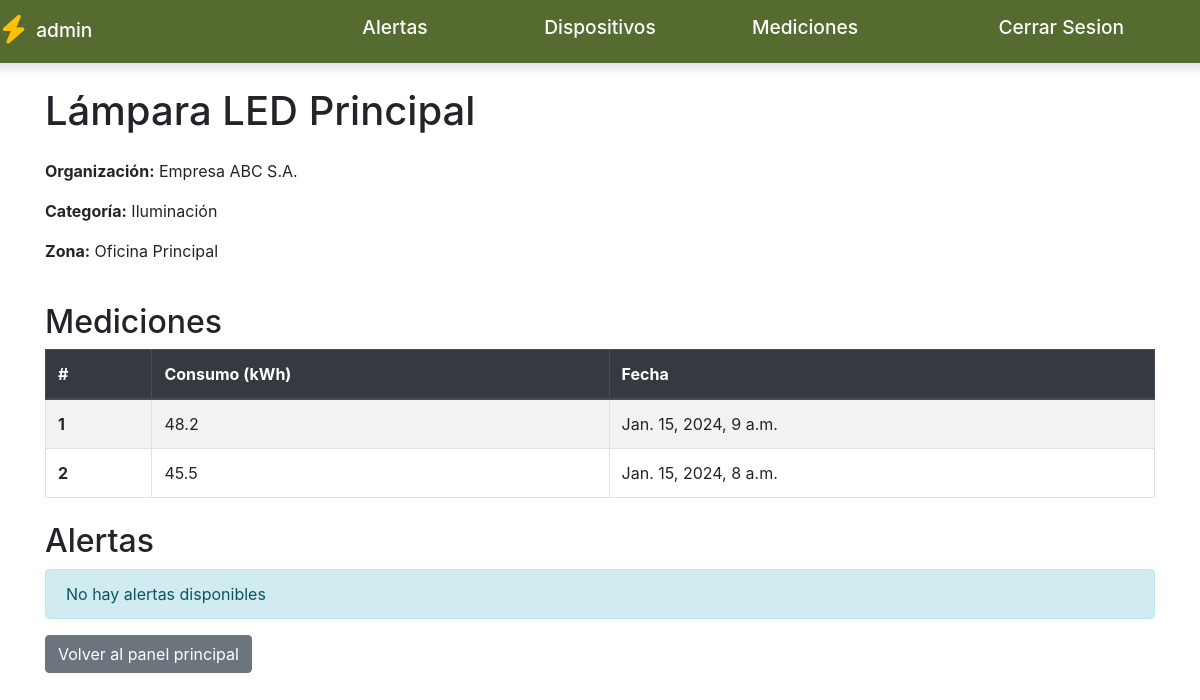
Screenshot of /device/1/ (signed in) with the database file from the repository.
### dispositivos/models.py (models this page shows, shortened)
class BaseModel(models.Model):
    STATES = [
        ("ACTIVE", "Active"),
        ("INACTIVE", "Inactive"),
    ]
    state = models.CharField(
        max_length=10,
        choices=STATES,
        default="ACTIVE",
        db_index=True,
        help_text="Estado del registro"
    )
    created_at = models.DateTimeField(
        auto_now_add=True,
        db_index=True,
        help_text="Fecha de creación"
    )
    updated_at = models.DateTimeField(
        auto_now=True,
        help_text="Fecha de última actualización"
    )
    deleted_at = models.DateTimeField(
        null=True,
        blank=True,
        help_text="Fecha de borrado lógico"
    )
    class Meta:
        abstract = True  # no crea tabla, solo se hereda

class Device(BaseModel):
    name = models.CharField(
        max_length=100,
        db_index=True,
        help_text="Nombre del dispositivo"
    )
    category = models.ForeignKey(
        Category,
        on_delete=models.CASCADE,
        related_name='devices',
        help_text="Categoría del dispositivo"
    )
    zone = models.ForeignKey(
        Zone,
        on_delete=models.CASCADE,
        related_name='devices',
        help_text="Zona donde está ubicado el dispositivo"
    )
    max_usage = models.PositiveIntegerField(
        validators=[MinValueValidator(1), MaxValueValidator(10000)],
        help_text="Consumo máximo en watts"
    )
    organization = models.ForeignKey(
        Organization,
        on_delete=models.CASCADE,
        related_name='devices',
        help_text="Organización propietaria del dispositivo"
    )
    class Meta:
        verbose_name = "Device"
        verbose_name_plural = "Devices"
        ordering = ['name']
        unique_together = ['name', 'organization']

class Organization(BaseModel):
    name = models.CharField(
        max_length=100,
        unique=True,
        db_index=True,
        help_text="Nombre de la organización"
    )
    email = models.EmailField(
        max_length=100,
        unique=True,
        db_index=True,
        help_text="Email de contacto de la organización"
    )
    class Meta:
        verbose_name = "Organization"
        verbose_name_plural = "Organizations"
        ordering = ['name']

class Category(BaseModel):
    name = models.CharField(
        max_length=100,
        unique=True,
        db_index=True,
        help_text="Nombre de la categoría"
    )
    class Meta:
        verbose_name = "Category"
        verbose_name_plural = "Categories"
        ordering = ['name']

class Zone(BaseModel):
    name = models.CharField(
        max_length=100,
        unique=True,
        db_index=True,
        help_text="Nombre de la zona"
    )
    class Meta:
        verbose_name = "Zone"
        verbose_name_plural = "Zones"
        ordering = ['name']
    def __str__(self):
        return self.name

class Measurement(BaseModel):
    device = models.ForeignKey(
        Device,
        on_delete=models.CASCADE,
        related_name='measurements',
        help_text="Dispositivo que generó la medición"
    )
    date = models.DateTimeField(
        auto_now_add=True,
        db_index=True,
        help_text="Fecha y hora de la medición"
    )
    usage = models.FloatField(
        validators=[MinValueValidator(0.0), MaxValueValidator(10000.0)],
        help_text="Consumo en KWh"
    )
    class Meta:
        verbose_name = "Measurement"
        verbose_name_plural = "Measurements"
        ordering = ['-date']
        indexes = [
            models.Index(fields=['device', '-date']),
            models.Index(fields=['-date']),
        ]

### dispositivos/views.py (the view)
# urls.py: path("device/<int:device_id>/",device,name="device"),
def device(request,device_id):
    empresa = request.session.get("empresa")
    device = Device.objects.get(id=device_id)
    measurements = Measurement.objects.filter(device=device).order_by('-date')
    alerts = Alert.objects.filter(device=device)
    zone = Zone.objects.get(id=device.zone.id)
    return render(request,"dispositivos/device.html",{"device":device,'empresa':empresa,"measurements":measurements,"alerts":alerts,"zone":zone.name})

### dispositivos/templates/dispositivos/device.html (shortened to what this page needs)
<!DOCTYPE html>
<html lang="en">
<head>
    <link rel="stylesheet" href="https://cdn.jsdelivr.net/npm/bootstrap@4.5.3/dist/css/bootstrap.min.css"
>
    <link rel="stylesheet" href="https://cdnjs.cloudflare.com/ajax/libs/font-awesome/6.4.0/css/all.min.css">
</head>
<body>
    <div class="row banner">
        <div class="col-3 bg-musgo text-white p-3">
            <div class="logo-container">
                <i class="fas fa-bolt text-warning" style="font-size: 1.8rem;"></i>
                <h2 class="menu-text m-0"><a href="{% url 'panel' %}" class="text-white text-decoration-none">{{empresa}}</a></h2>
            </div>
        </div>
        <div class="col-2 bg-musgo text-white text-center p-3">
            <h2 class="menu-text"><a href="{% url 'alerts_list' %}" class="text-white text-decoration-none">Alertas</a></h2>
        </div>
        <div class="col-2 bg-musgo text-white text-center p-3">
            <h2 class="menu-text"><a href="{% url 'devices_list' %}" class="text-white text-decoration-none">Dispositivos</a></h2>
        </div>
        <div class="col-2 bg-musgo text-white text-center p-3">
            <h2 class="menu-text"><a href="{% url 'measurements_list' %}" class="text-white text-decoration-none">Mediciones</a></h2>
        </div>
        <div class="col-3 bg-musgo text-white text-center p-3">
            <h2 class="menu-text"><a href="{% url 'iniciarSesion' %}" class="text-white text-decoration-none">Cerrar Sesion</a></h2>
        </div>
    </div>
    <div class="container mt-4">
        <h1 class="mb-4">{{ device.name }}</h1>
        <div class="row mb-4">
            <div class="col-md-6">
                <p><strong>Organización:</strong> {{ device.organization.name }}</p>
                <p><strong>Categoría:</strong> {{ device.category.name }}</p>
                <p><strong>Zona:</strong> {{ device.zone }}</p>
            </div>
        </div>
        <h2>Mediciones</h2>
        {% if measurements %}
        <table class="table table-striped table-bordered mb-4">
            <thead class="thead-dark">
                <tr>
                    <th scope="col">#</th>
                    <th scope="col">Consumo (kWh)</th>
                    <th scope="col">Fecha</th>
                </tr>
            </thead>
            <tbody>
                {% for m in measurements %}
                <tr>
                    <th scope="row">{{ forloop.counter }}</th>
                    <td>{{ m.usage }}</td>
                    <td>{{ m.date }}</td>
                </tr>
                {% endfor %}
            </tbody>
        </table>
        {% else %}
        <div class="alert alert-info">No hay mediciones disponibles</div>
        {% endif %}
        <h2>Alertas</h2>
        {% if alerts %}
        <table class="table table-striped table-bordered mb-4">
            <thead class="thead-dark">
                <tr>
                    <th scope="col">#</th>
                    <th scope="col">Nivel</th>
                    <th scope="col">Mensaje</th>
                    <th scope="col">Fecha</th>
                </tr>
            </thead>
            <tbody>
                {% for a in alerts %}
                <tr>
                    <th scope="row">{{ forloop.counter }}</th>
                    <td>
                        {% if a.level == "HIGH" %}
                        <span class="alert-high">HIGH</span>
                        {% elif a.level == "MID" %}
                        <span class="alert-mid">MID</span>
                        {% else %}
                        <span class="alert-critical">CRITICAL</span>
                        {% endif %}
                    </td>
                    <td>{{ a.message }}</td>
                    <td>{{ a.date }}</td>
                </tr>
                {% endfor %}
            </tbody>
        </table>
        {% else %}
        <div class="alert alert-info">No hay alertas disponibles</div>
        {% endif %}
        <a href="{% url 'panel' %}" class="btn btn-secondary mb-4">Volver al panel principal</a>
    </div>
</body>
</html>

### dispositivos/templates/dispositivos/device.html (style rules this page uses)
.bg-musgo { background-color: #556B2F !important; }
.banner { border-radius: 10px; box-shadow: 0 4px 12px rgba(0, 0, 0, 0.15); overflow: hidden; }
.menu-text { font-size: 1.2rem; }
.logo-container { display: flex; align-items: center; gap: 10px; }

### rows the page displays
Device: name "Lámpara LED Principal", organization.name "Empresa ABC S.A.", category.name "Iluminación", zone "Oficina Principal"
Measurement: usage "48.2", date "Jan. 15, 2024, 9 a.m."
Measurement: usage "45.5", date "Jan. 15, 2024, 8 a.m."

### other values shown
{{ empresa }} "admin"
